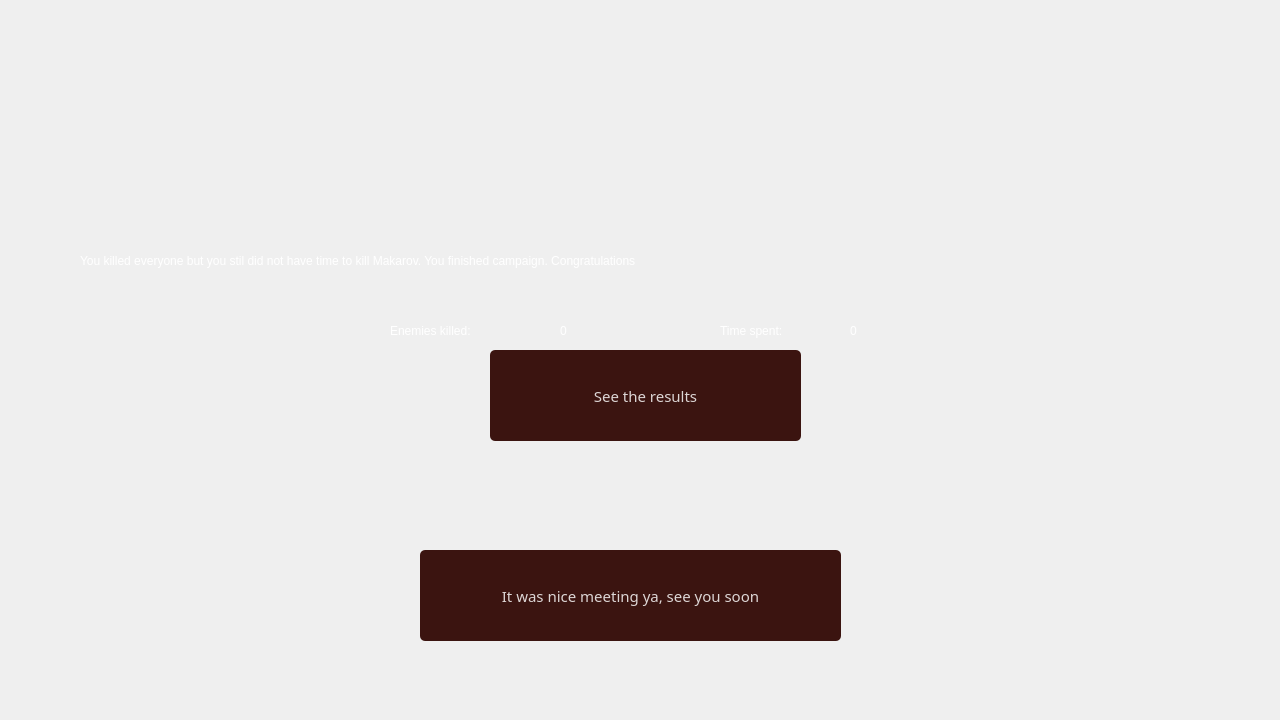
<?xml version="1.0" encoding="UTF-8"?>
<ui version="4.0">
 <class>Dialog</class>
 <widget class="QDialog" name="Dialog">
  <property name="geometry">
   <rect>
    <x>0</x>
    <y>0</y>
    <width>1280</width>
    <height>720</height>
   </rect>
  </property>
  <property name="windowTitle">
   <string>Dialog</string>
  </property>
  <property name="styleSheet">
   <string notr="true">font: 11pt &quot;Super Legend Boy&quot;;</string>
  </property>
  <widget class="QLabel" name="label">
   <property name="geometry">
    <rect>
     <x>0</x>
     <y>0</y>
     <width>1280</width>
     <height>720</height>
    </rect>
   </property>
   <property name="text">
    <string/>
   </property>
   <property name="pixmap">
    <pixmap>../backgrounds/1.png</pixmap>
   </property>
  </widget>
  <widget class="QLabel" name="died">
   <property name="geometry">
    <rect>
     <x>80</x>
     <y>220</y>
     <width>1171</width>
     <height>81</height>
    </rect>
   </property>
   <property name="styleSheet">
    <string notr="true">color: rgb(255, 255, 255)</string>
   </property>
   <property name="text">
    <string>You killed everyone but you stil did not have time to kill Makarov. You finished campaign. Congratulations</string>
   </property>
  </widget>
  <widget class="QPushButton" name="hideb">
   <property name="geometry">
    <rect>
     <x>490</x>
     <y>350</y>
     <width>311</width>
     <height>91</height>
    </rect>
   </property>
   <property name="font">
    <font>
     <family>Super Legend Boy</family>
     <pointsize>11</pointsize>
     <weight>50</weight>
     <italic>false</italic>
     <bold>false</bold>
    </font>
   </property>
   <property name="styleSheet">
    <string notr="true">QPushButton{
background-color: #3b1410;
color:rgba(255, 255, 255, 210);
border-radius: 5px;
border-font: 2px solid black;
}

QPushButton:hover{
background-color: #562926;
}
</string>
   </property>
   <property name="text">
    <string>See the results</string>
   </property>
  </widget>
  <widget class="QLabel" name="ene">
   <property name="geometry">
    <rect>
     <x>390</x>
     <y>290</y>
     <width>161</width>
     <height>81</height>
    </rect>
   </property>
   <property name="styleSheet">
    <string notr="true">color: rgb(255, 255, 255)</string>
   </property>
   <property name="text">
    <string>Enemies killed:</string>
   </property>
  </widget>
  <widget class="QLabel" name="kills">
   <property name="geometry">
    <rect>
     <x>560</x>
     <y>290</y>
     <width>161</width>
     <height>81</height>
    </rect>
   </property>
   <property name="styleSheet">
    <string notr="true">color: rgb(255, 255, 255)</string>
   </property>
   <property name="text">
    <string>0</string>
   </property>
  </widget>
  <widget class="QLabel" name="time">
   <property name="geometry">
    <rect>
     <x>720</x>
     <y>290</y>
     <width>161</width>
     <height>81</height>
    </rect>
   </property>
   <property name="styleSheet">
    <string notr="true">color: rgb(255, 255, 255)</string>
   </property>
   <property name="text">
    <string>Time spent:</string>
   </property>
  </widget>
  <widget class="QLabel" name="time2">
   <property name="geometry">
    <rect>
     <x>850</x>
     <y>290</y>
     <width>161</width>
     <height>81</height>
    </rect>
   </property>
   <property name="styleSheet">
    <string notr="true">color: rgb(255, 255, 255)</string>
   </property>
   <property name="text">
    <string>0</string>
   </property>
  </widget>
  <widget class="QPushButton" name="nice">
   <property name="geometry">
    <rect>
     <x>420</x>
     <y>550</y>
     <width>421</width>
     <height>91</height>
    </rect>
   </property>
   <property name="font">
    <font>
     <family>Super Legend Boy</family>
     <pointsize>11</pointsize>
     <weight>50</weight>
     <italic>false</italic>
     <bold>false</bold>
    </font>
   </property>
   <property name="styleSheet">
    <string notr="true">QPushButton{
background-color: #3b1410;
color:rgba(255, 255, 255, 210);
border-radius: 5px;
border-font: 2px solid black;
}

QPushButton:hover{
background-color: #562926;
}
</string>
   </property>
   <property name="text">
    <string>It was nice meeting ya, see you soon</string>
   </property>
  </widget>
 </widget>
 <resources/>
 <connections/>
</ui>
